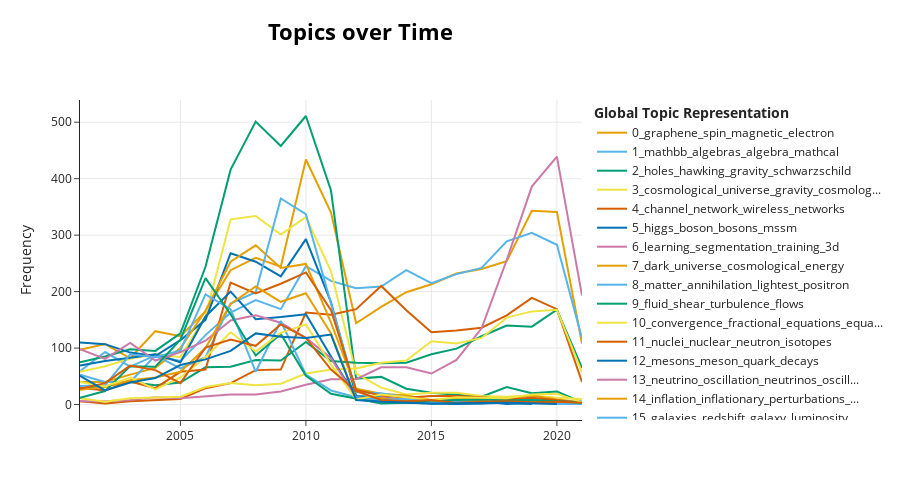

Notebook source saved alongside this figure:
### Code cell
topic_model.visualize_topics_over_time(topics_over_time, top_n_topics=20, width=900, height=500)
